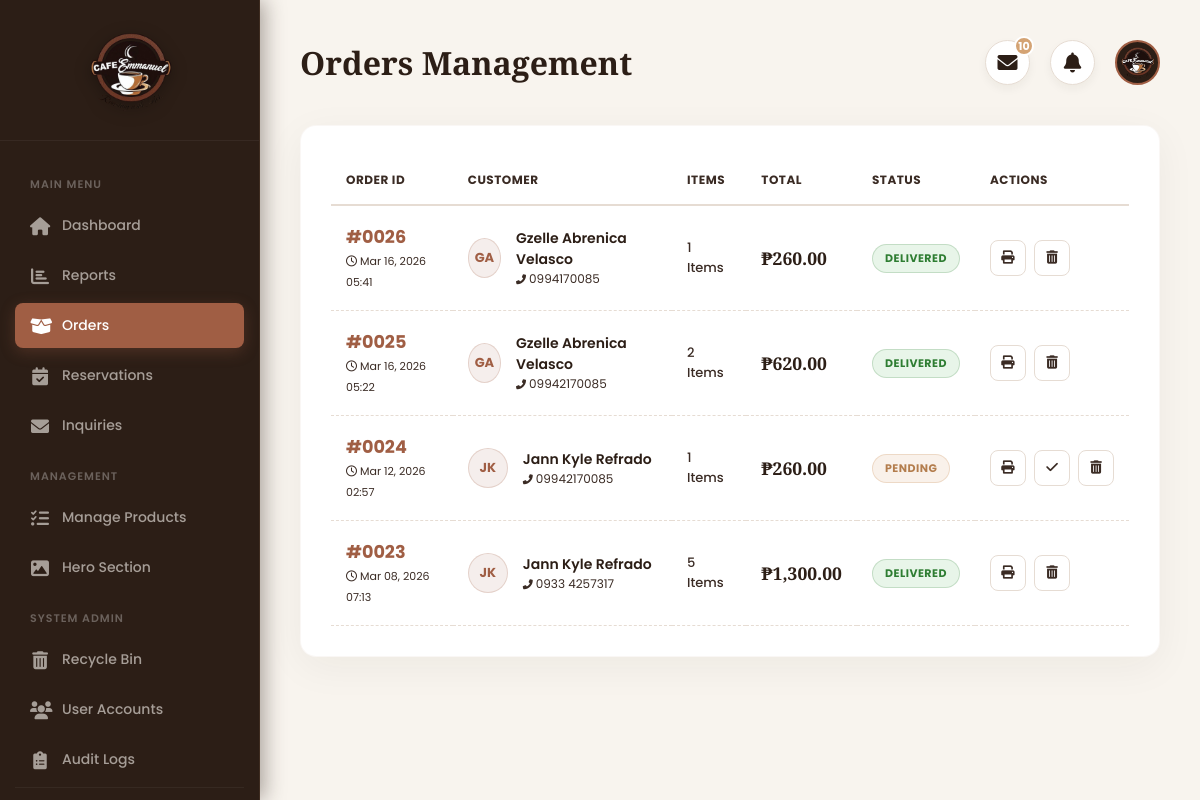
Screenshot of /Orders.php (signed in) with the database file from the repository.
### tables this page shows
CREATE TABLE `cart` (
  `id` int(11) NOT NULL,
  `user_id` int(11) DEFAULT NULL,
  `fullname` varchar(255) NOT NULL,
  `contact` varchar(50) NOT NULL,
  `address` text NOT NULL,
  `cart` longtext NOT NULL CHECK (json_valid(`cart`)),
  `total` decimal(10,2) NOT NULL,
  `created_at` timestamp NOT NULL DEFAULT current_timestamp(),
  `status` varchar(20) NOT NULL DEFAULT 'Pending',
  `cancel_reason` varchar(255) DEFAULT NULL,
  `cancelled_at` timestamp NULL DEFAULT NULL
);

### Orders.php (the view, shortened to what this page needs)
<?php
include 'db_connect.php';
$inquiry_count_result = $conn->query("SELECT COUNT(*) as count FROM inquiries WHERE status = 'new'");
$unread_inquiries = $inquiry_count_result ? $inquiry_count_result->fetch_assoc()['count'] : 0;
$sql = "SELECT * FROM cart ORDER BY id DESC";
$result = $conn->query($sql);
function getInitials($name) {
    $words = explode(" ", $name);
    $initials = "";
    foreach ($words as $w) { if (!empty($w)) { $initials .= strtoupper($w[0]); } }
    return substr($initials, 0, 2);
}
?>
<!DOCTYPE html>
<html lang="en">
<head>
<link rel="stylesheet" href="https://cdnjs.cloudflare.com/ajax/libs/font-awesome/6.4.0/css/all.min.css" />
</head>
<body>
<div class="dashboard-wrapper" style="display:flex; width:100%;">
  <?php include 'admin_sidebar.php'; ?>
  <main class="main-content">
    <header class="main-header">
        <h1>Orders Management</h1>
        <div class="header-icons">
            <div class="icon-container" id="messageIcon">
                <i class="fas fa-envelope"></i>
                <?php if($unread_inquiries > 0): ?><span class="header-badge"><?php echo $unread_inquiries; ?></span><?php endif; ?>
            </div>
            <div class="icon-container" id="notificationBell">
                <i class="fas fa-bell"></i>
            </div>
            <div class="icon-container" id="profileIcon" style="border:none; box-shadow:none; background:transparent;">
                <img src="Logo_Brand.png" alt="Admin" style="background:var(--secondary);">
            </div>
        </div>
    </header>
    <div class="table-card">
        <div style="overflow-x: auto;">
            <table class="orders-table">
              <thead>
                <tr>
                  <th>Order ID</th>
                  <th>Customer</th>
                  <th>Items</th>
                  <th>Total</th>
                  <th>Status</th>
                  <th>Actions</th>
                </tr>
              </thead>
              <tbody>
                <?php if ($result && $result->num_rows > 0): ?>
                    <?php while ($row = $result->fetch_assoc()) : ?>
                      <?php
                        $cart_items = json_decode($row['cart'], true);
                        $status_raw = $row['status'] ?? 'Pending';
                        $status_class = strtolower(str_replace(' ', '_', $status_raw));
                        $row_data = htmlspecialchars(json_encode($row), ENT_QUOTES, 'UTF-8');
                      ?>
                      <tr>
                        <td>
                            <span style="font-weight:700; color:var(--primary); font-size:1.1rem;">#<?php echo str_pad($row['id'], 4, '0', STR_PAD_LEFT); ?></span><br>
                            <small style="color:#3a2b24; font-size:11px;"><i class="far fa-clock" style="margin-right:3px;"></i><?php echo date("M d, Y H:i", strtotime($row['created_at'])); ?></small>
                        </td>
                        <td>
                            <div class="customer-cell">
                                <div class="avatar"><?php echo getInitials($row['fullname']); ?></div>
                                <div>
                                    <div style="font-weight:600; color:var(--secondary);"><?php echo htmlspecialchars($row['fullname']); ?></div>
                                    <div style="font-size:12px; color:#3a2b24;"><i class="fas fa-phone-alt" style="margin-right:3px; font-size:10px;"></i><?php echo htmlspecialchars($row['contact']); ?></div>
                                </div>
                            </div>
                        </td>
                        <td>
                            <div style="font-size:13px; color:var(--text-dark); font-weight:500;">
                            <?php
                                if ($cart_items && is_array($cart_items)) {
                                    $count = 0;
                                    foreach($cart_items as $item) $count += ($item['quantity'] ?? 1);
                                    echo $count . " Items";
                                } else {
                                    echo "0 Items";
                                }
                            ?>
                            </div>
                        </td>
                        <td><strong style="color:var(--secondary); font-family:var(--font-heading); font-size:1.1rem;">₱<?php echo number_format($row['total'], 2); ?></strong></td>
                        <td><div class="status-pill status-<?php echo $status_class; ?>"><?php echo htmlspecialchars($status_raw); ?></div></td>
                        <td>
                          <div class="action-icons">
                            <button class="action-btn" onclick="printReceipt(this)" data-order='<?php echo $row_data; ?>' title="Print Receipt"><i class="fas fa-print"></i></button>
                            <?php if ($status_class === 'pending') : ?>
                                <form method="POST" action="update_order.php" style="display:inline;">
                                    <button type="submit" class="action-btn" title="Confirm Order"><i class="fas fa-check"></i></button>
                                </form>
                            <?php endif; ?>
                            <form method="POST" action="update_order.php" onsubmit="return confirm('Are you sure you want to move this order to the recycle bin?');" style="display:inline;">
                                <button type="submit" class="action-btn" title="Move to Trash"><i class="fas fa-trash-alt"></i></button>
                            </form>
                          </div>
                        </td>
                      </tr>
                    <?php endwhile; ?>
                <?php else: ?>
                    <tr><td colspan="6" style="text-align: center; padding: 40px; color:#3a2b24;">No orders found.</td></tr>
                <?php endif; ?>
              </tbody>
            </table>
        </div>
    </div>
  </main>
</div>
</body>
</html>

### Orders.php (style rules this page uses)
:root { --primary: #A05E44; --primary-hover: #804832; --secondary: #2C1E16; --accent: #D4A373; --bg-main: #F8F4EE; --bg-card: #FFFFFF; --text-dark: #3A2B24; --text-muted: #756358; --border-color: #E6DCD3; --font-heading: 'Playfair Display', serif; --font-body: 'Poppins', sans-serif; --shadow-soft: 0 10px 40px rgba(44, 30, 22, 0.05); --shadow-hover: 0 15px 35px rgba(160, 94, 68, 0.1); }
* { box-sizing: border-box; margin: 0; padding: 0; }
body { font-family: var(--font-body); background-color: var(--bg-main); color: var(--text-dark); display: flex; height: 100vh; overflow: hidden; }
.main-content { flex-grow: 1; margin-left: 260px; width: calc(100% - 260px); height: 100vh; overflow-y: auto; padding: 40px; }
.main-header { display: flex; justify-content: space-between; align-items: center; margin-bottom: 40px; position: relative; z-index: 1000; }
.main-header h1 { font-family: var(--font-heading); font-size: 32px; font-weight: 700; color: var(--secondary); }
.header-icons { display: flex; align-items: center; gap: 20px; }
.icon-container { position: relative; cursor: pointer; color: #3a2b24; width: 45px; height: 45px; background: var(--bg-card); border-radius: 50%; display: flex; align-items: center; justify-content: center; border: 1px solid var(--border-color); transition: all 0.3s cubic-bezier(0.4, 0, 0.2, 1); box-shadow: 0 4px 10px rgba(44, 30, 22, 0.05); }
.icon-container i { font-size: 1.25rem; color: var(--secondary); transition: all 0.3s ease; }
.header-badge { position: absolute; top: -5px; right: -5px; background-color: var(--accent); color: white; border-radius: 50%; width: 20px; height: 20px; font-size: 11px; display: flex; align-items: center; justify-content: center; font-weight: bold; border: 2px solid var(--bg-card); }
.header-icons img { width: 45px; height: 45px; border-radius: 50%; object-fit: cover; border: 2px solid var(--primary); padding: 2px; background: #fff; }
.table-card { background: var(--bg-card); padding: 30px; border-radius: 16px; box-shadow: var(--shadow-soft); border: 1px solid rgba(160, 94, 68, 0.05); position: relative; z-index: 1; }
.orders-table { width: 100%; border-collapse: collapse; }
.orders-table th { text-align: left; padding: 15px; font-size: 12px; text-transform: uppercase; color: #3a2b24; border-bottom: 2px solid var(--border-color); letter-spacing: 0.5px; }
.orders-table td { padding: 18px 15px; border-bottom: 1px dashed var(--border-color); font-size: 14px; vertical-align: middle; color: var(--text-dark); }
.customer-cell { display: flex; align-items: center; gap: 15px; }
.avatar { width: 40px; height: 40px; border-radius: 50%; background-color: rgba(160, 94, 68, 0.1); color: var(--primary); display: flex; align-items: center; justify-content: center; font-weight: 700; font-size: 13px; border: 1px solid rgba(160, 94, 68, 0.2); }
.status-pill { padding: 5px 12px; border-radius: 20px; font-size: 11px; font-weight: 700; text-transform: uppercase; display: inline-block; letter-spacing: 0.5px; border: 1px solid transparent; }
.status-pending { background: rgba(212, 163, 115, 0.15); color: #B37D4D; border-color: rgba(212, 163, 115, 0.3); }
.status-delivered, .status-completed { background: #e8f5e9; color: #2e7d32; border-color: rgba(46,125,50,0.2); }
.action-icons { display: flex; gap: 8px; }
.action-btn { width: 36px; height: 36px; border-radius: 8px; border: 1px solid var(--border-color); display: flex; align-items: center; justify-content: center; cursor: pointer; transition: all 0.3s; background: var(--bg-card); color: #3a2b24; }

### admin_sidebar.php (style rules this page uses)
:root { --primary: #A05E44; --secondary: #2C1E16; --accent: #D4A373; --sidebar-bg: #2C1E16; --text-light: #F8F4EE; --text-muted: rgba(248, 244, 238, 0.6); --nav-hover-bg: rgba(160, 94, 68, 0.15); --transition: all 0.3s ease; }

### rows the page displays
cart: id "0026", created_at "Mar 16, 2026 05:41", fullname "GA", fullname "Gzelle Abrenica Velasco", contact "0994170085", count "1", total "260.00", status "DELIVERED"
cart: id "0025", created_at "Mar 16, 2026 05:22", fullname "GA", fullname "Gzelle Abrenica Velasco", contact "09942170085", count "2", total "620.00", status "DELIVERED"
cart: id "0024", created_at "Mar 12, 2026 02:57", fullname "JK", fullname "Jann Kyle Refrado", contact "09942170085", count "1", total "260.00", status "PENDING"
cart: id "0023", created_at "Mar 08, 2026 07:13", fullname "JK", fullname "Jann Kyle Refrado", contact "0933 4257317", count "5", total "1,300.00", status "DELIVERED"

### other values shown
$unread_inquiries "10"
